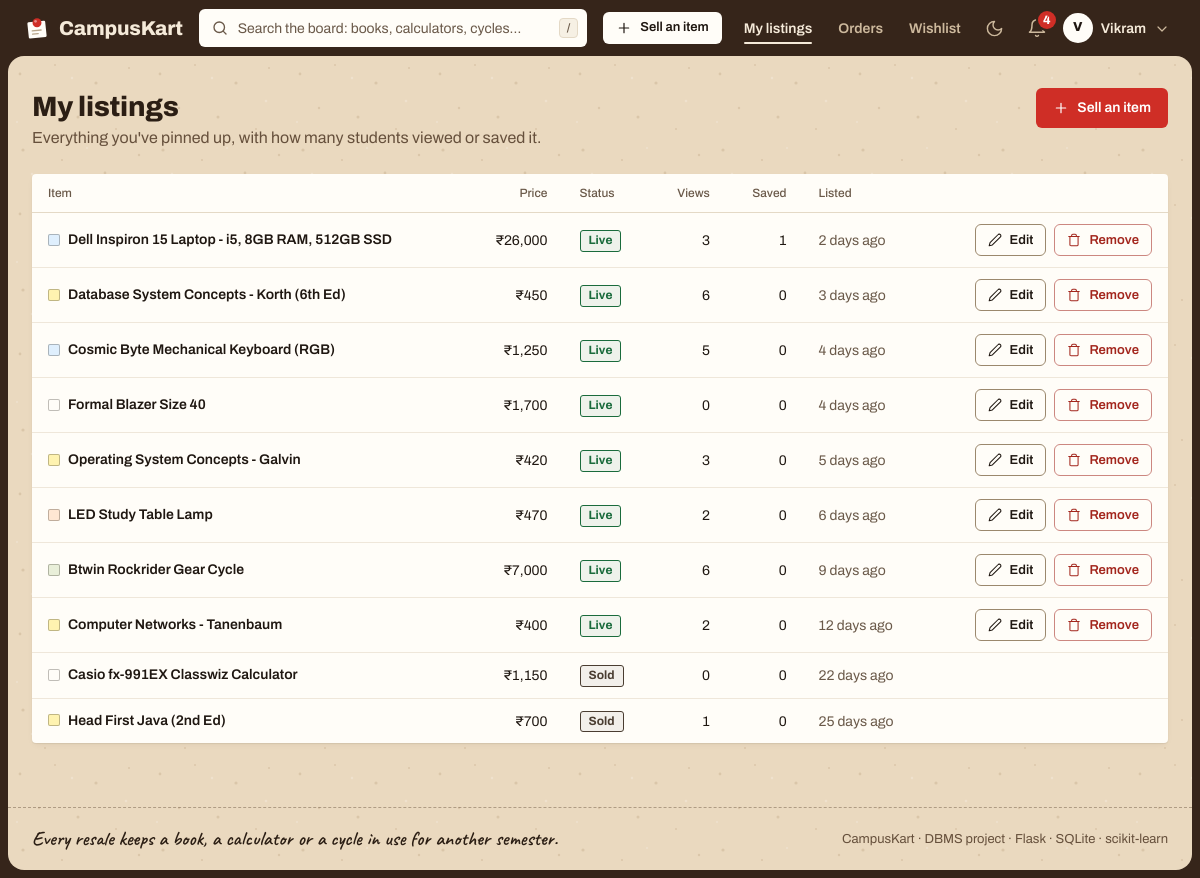
/my-listings (signed in), run on an earlier commit of the app's database.
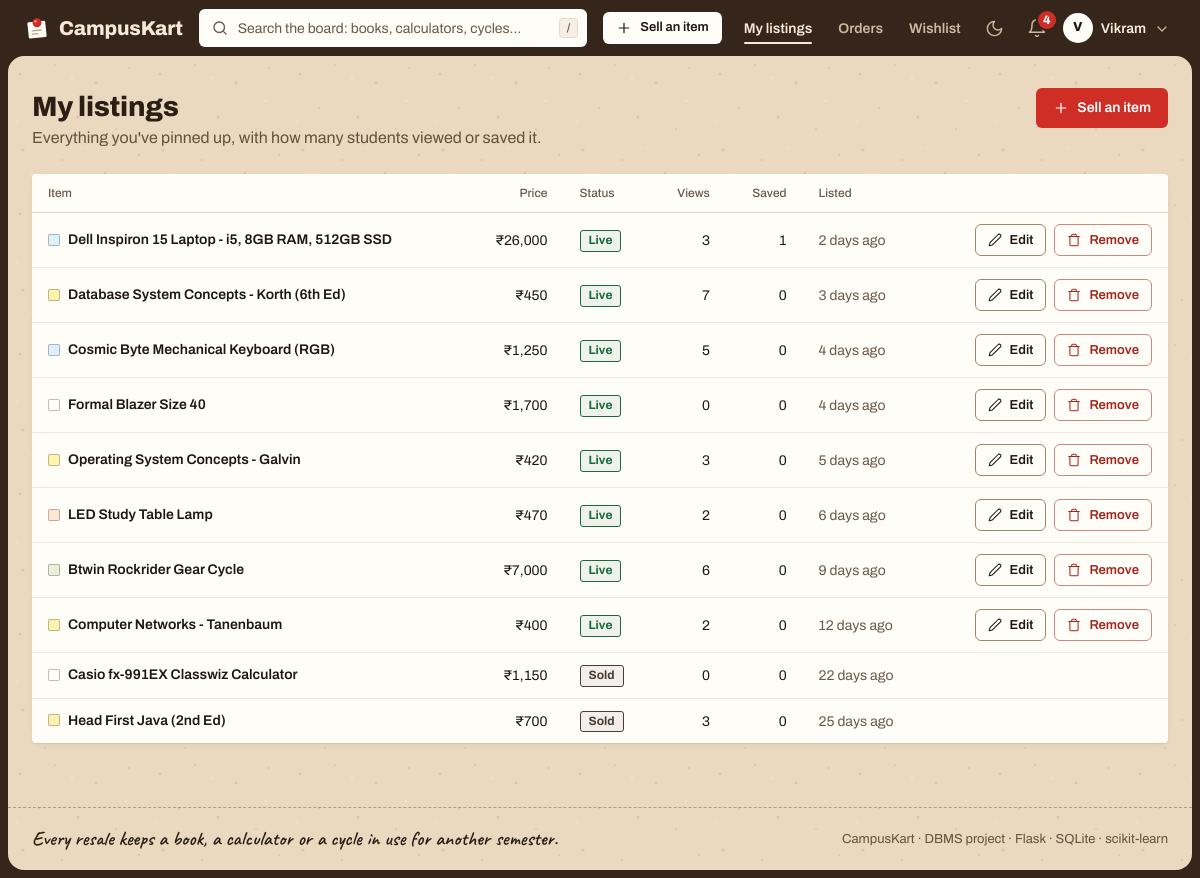
And on a later commit of the database.
### tables this page shows
CREATE TABLE products (
    product_id     INTEGER PRIMARY KEY AUTOINCREMENT,
    seller_id      INTEGER NOT NULL REFERENCES users(user_id) ON DELETE CASCADE,
    category_id    INTEGER NOT NULL REFERENCES categories(category_id),
    title          TEXT    NOT NULL,
    description    TEXT    NOT NULL,
    original_price REAL    NOT NULL CHECK (original_price > 0),
    price          REAL    NOT NULL CHECK (price > 0),
    condition      TEXT    NOT NULL CHECK (condition IN ('New', 'Like New', 'Good', 'Fair')),
    age_months     INTEGER NOT NULL DEFAULT 0 CHECK (age_months >= 0),
    status         TEXT    NOT NULL DEFAULT 'available'
                   CHECK (status IN ('pending', 'available', 'sold', 'rejected', 'removed')),
    is_flagged     INTEGER NOT NULL DEFAULT 0 CHECK (is_flagged IN (0, 1)),
    spam_score     REAL    NOT NULL DEFAULT 0,      -- filled by AI spam detector
    flag_reason    TEXT,
    created_at     TEXT    NOT NULL DEFAULT (datetime('now', 'localtime'))
);

### app.py (the view)
@app.route("/my-listings")
@login_required
def my_listings():
    items = query("""SELECT d.*, (SELECT COUNT(*) FROM product_views v WHERE v.product_id = d.product_id) AS views,
                            (SELECT COUNT(*) FROM wishlist w WHERE w.product_id = d.product_id) AS wishes
                     FROM v_product_details d WHERE d.seller_id = ? AND d.status <> 'removed'
                     ORDER BY d.created_at DESC""", (g.user["user_id"],))
    return render_template("my_listings.html", items=items)

### app.py (called while the page is built)
def get_db():
    if "db" not in g:
        g.db = sqlite3.connect(DB_PATH)
        g.db.row_factory = sqlite3.Row
        g.db.execute("PRAGMA foreign_keys = ON")
    return g.db

def query(sql, args=(), one=False):
    rows = get_db().execute(sql, args).fetchall()
    return (rows[0] if rows else None) if one else rows

@app.before_request
def load_user():
    g.user = None
    if "user_id" in session:
        g.user = query("SELECT * FROM users WHERE user_id = ?", (session["user_id"],), one=True)
        if g.user is None or g.user["is_blocked"]:
            session.clear()
            g.user = None

def login_required(view):
    @wraps(view)
    def wrapped(*args, **kwargs):
        if g.user is None:
            flash("Log in to continue.", "info")
            return redirect(url_for("login", next=request.path))
        return view(*args, **kwargs)
    return wrapped

### templates/my_listings.html (shortened to what this page needs)
{% extends "base.html" %}
{% from "_macros.html" import status_pill, icon, empty_state, swatch %}
{% block content %}
<div class="section-head page-head">
  <div>
    <h1>My listings</h1>
    <p>Everything you've pinned up, with how many students viewed or saved it.</p>
  </div>
  <a class="btn btn-pin" href="{{ url_for('sell') }}">{{ icon('plus', 16) }}Sell an item</a>
</div>
{% if items %}
<div class="card card-flush table-wrap">
  <table>
    <thead>
      <tr><th scope="col">Item</th><th scope="col" class="num">Price</th><th scope="col">Status</th>
          <th scope="col" class="num">Views</th><th scope="col" class="num">Saved</th><th scope="col">Listed</th>
          <th scope="col"><span class="sr-only">Actions</span></th></tr>
    </thead>
    <tbody>
    {% for p in items %}
    <tr>
      <td>
        <a class="item-link" href="{{ url_for('product', pid=p.product_id) }}">{{ swatch(p.category_id) }}{{ p.title }}</a>
      </td>
      <td class="num">₹{{ p.price|inr }}</td>
      <td>{{ status_pill(p.status) }}</td>
      <td class="num">{{ p.views }}</td>
      <td class="num">{{ p.wishes }}</td>
      <td class="muted nowrap">{{ p.created_at|ago }}</td>
      <td>
        {% if p.status in ['available', 'pending'] %}
        <div class="row-actions">
          <a class="btn btn-outline btn-sm" href="{{ url_for('edit_listing', pid=p.product_id) }}">{{ icon('edit', 14) }}Edit<span class="sr-only"> {{ p.title }}</span></a>
          <form class="inline" method="post" action="{{ url_for('remove_listing', pid=p.product_id) }}"
                data-confirm-title="Remove this listing?"
                data-confirm="“{{ p.title }}” will no longer be visible to buyers. You can list it again later."
                data-confirm-ok="Remove listing" data-confirm-cancel="Keep it" data-confirm-tone="danger">
            <button class="btn btn-danger-outline btn-sm">{{ icon('trash', 14) }}Remove<span class="sr-only"> {{ p.title }}</span></button>
          </form>
        </div>
        {% endif %}
      </td>
    </tr>
    {% endfor %}
    </tbody>
  </table>
</div>
{% else %}
{{ empty_state('package', "You haven't listed anything yet",
               'Old books, calculators and lab gear sell fast. We will even suggest a fair price.',
               'Sell your first item', url_for('sell')) }}
{% endif %}
{% endblock %}

### templates/_macros.html (shortened to what this page needs)
{% macro icon(name, size=18, cls='') -%}
<svg class="icon {{ cls }}" width="{{ size }}" height="{{ size }}" viewBox="0 0 24 24" fill="none" stroke="currentColor" stroke-width="1.8" stroke-linecap="round" stroke-linejoin="round" aria-hidden="true" focusable="false">{{ ICONS.get(name, '')|safe }}</svg>
{%- endmacro %}
{% macro swatch(category_id) -%}
<span class="swatch paper-{{ category_id }}" aria-hidden="true"></span>
{%- endmacro %}
{% macro status_pill(s) %}
{% set css = {'available': 'good', 'placed': 'brand', 'completed': 'good', 'sold': 'brand',
              'pending': 'warn', 'cancelled': 'bad', 'rejected': 'bad', 'removed': 'bad',
              'countered': 'warn', 'accepted': 'good', 'withdrawn': 'quiet', 'expired': 'quiet'} %}
{% set label = {'placed': 'Awaiting pickup', 'pending': 'Pending', 'available': 'Live',
                'countered': 'Countered', 'rejected': 'Declined', 'withdrawn': 'Withdrawn'} %}
<span class="pill pill-{{ css.get(s, 'quiet') }}">{{ label.get(s, s|capitalize) }}</span>
{% endmacro %}

What changed in the data, as far as the page shows it:
changed products "Database System Concepts - Korth (6th Ed)": views "6" → "7"
changed products "Head First Java (2nd Ed)": views "1" → "3"
